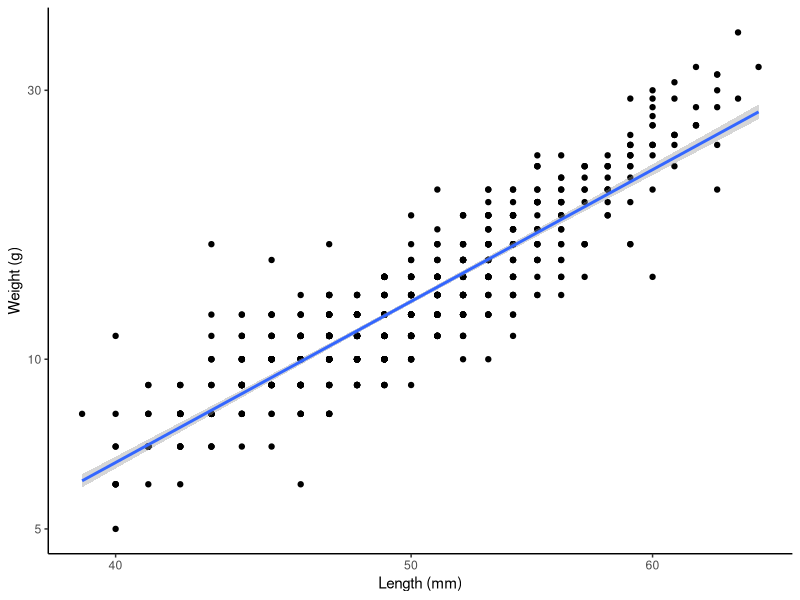

Recreate this plot in R.
## ---- chunk 1
knitr::opts_chunk$set(echo=FALSE, message=FALSE, results='hide')
## ---- chunk 2
library(tidyverse)
## ---- chunk 3
frog_translocation <- read_csv(here::here("data", "clean", "frog_translocation.csv")) %>% 
  mutate(site_id = as.character(site_id)) 
count_translocation <- frog_translocation %>% distinct(site_id, date) %>% count()
count_site <- frog_translocation %>% distinct(site_id) %>% count()
min_elev <- min(frog_translocation$elevation)
max_elev <- max(frog_translocation$elevation)
bdload_groupmed <- 
  frog_translocation %>% group_by(site_id, date) %>% summarize(median_bdload = median(bd_load, na.rm = TRUE)) 
bd_min <- min(bdload_groupmed$median_bdload) %>% round()
bd_max <- max(bdload_groupmed$median_bdload) %>% round() %>% format(scientific = FALSE)
## ---- chunk 4
lw_plot <- frog_translocation %>% ggplot(aes(x = length, y = weight)) +
  geom_point() +
  geom_smooth(method = "lm") +
  scale_x_log10() +
  scale_y_log10() +
  labs(x = "Length (mm)", 
       y = "Weight (g)") +
  theme_classic()       
plot(lw_plot)

